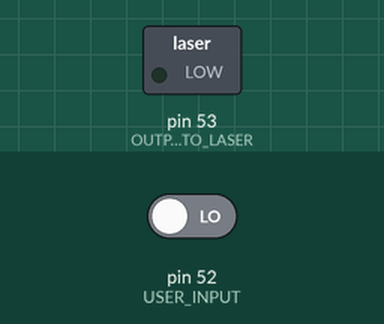
A sketch run on a simulated Arduino Mega 2560, built with avr-gcc and run on an emulated ATmega2560. Shown: switched loads named in the sketch (green lamp = pin HIGH). The inputs (shaded band) are chosen by the test bench; at power-on: pin 52 (USER_INPUT) LOW.

Above: at 1.2 s.
1.3 s: pin 52 (USER_INPUT) driven HIGH
At 1.6 s:
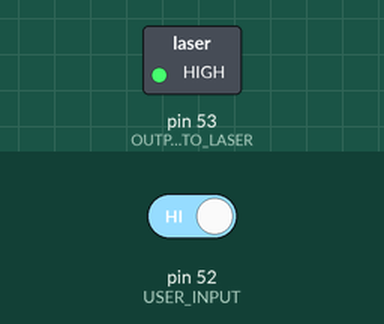
2.8 s: pin 52 (USER_INPUT) driven LOW
At 3.9 s:
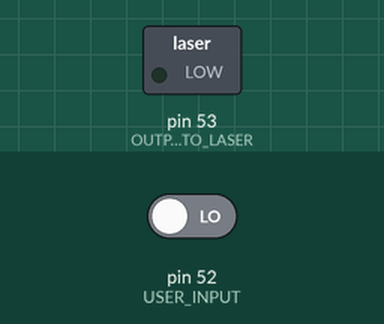
Timing chart, 0 to 5.8 s (numbered marks = the images above; inputs shaded):
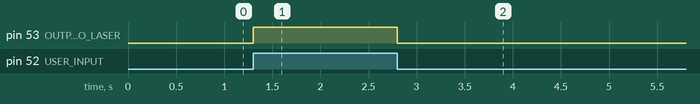

Measured:
- after the input at 1.3 s, pin 53 (OUTPUT_TO_LASER): LOW → HIGH at once
- after the input at 2.8 s, pin 53 (OUTPUT_TO_LASER): HIGH → LOW at once

The sketch:

repeater.ino
```cpp
// Pinout
#define USER_INPUT 52
#define OUTPUT_TO_LASER 53

void setup() {
  pinMode(USER_INPUT, INPUT);
  pinMode(OUTPUT_TO_LASER, OUTPUT);
}

void loop() {
  digitalWrite(OUTPUT_TO_LASER, digitalRead(USER_INPUT));
}
```
